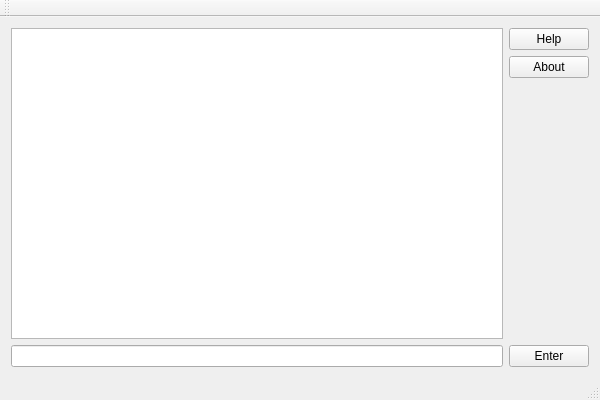
<?xml version="1.0" encoding="UTF-8"?>
<ui version="4.0">
 <class>MainWindow</class>
 <widget class="QMainWindow" name="MainWindow">
  <property name="geometry">
   <rect>
    <x>0</x>
    <y>0</y>
    <width>600</width>
    <height>400</height>
   </rect>
  </property>
  <property name="windowTitle">
   <string>MainWindow</string>
  </property>
  <widget class="QWidget" name="centralWidget">
   <layout class="QHBoxLayout" name="horizontalLayout">
    <item>
     <layout class="QGridLayout" name="gridLayout">
      <item row="0" column="0">
       <widget class="QTextEdit" name="dispTxt"/>
      </item>
      <item row="1" column="0">
       <widget class="QLineEdit" name="cmdLin"/>
      </item>
      <item row="0" column="1">
       <layout class="QVBoxLayout" name="verticalLayout">
        <item>
         <widget class="QPushButton" name="helpBtn">
          <property name="text">
           <string>Help</string>
          </property>
         </widget>
        </item>
        <item>
         <widget class="QPushButton" name="aboutBtn">
          <property name="text">
           <string>About</string>
          </property>
         </widget>
        </item>
        <item>
         <spacer name="verticalSpacer">
          <property name="orientation">
           <enum>Qt::Vertical</enum>
          </property>
          <property name="sizeHint" stdset="0">
           <size>
            <width>20</width>
            <height>40</height>
           </size>
          </property>
         </spacer>
        </item>
       </layout>
      </item>
      <item row="1" column="1">
       <widget class="QPushButton" name="enterBtn">
        <property name="text">
         <string>Enter</string>
        </property>
       </widget>
      </item>
     </layout>
    </item>
   </layout>
  </widget>
  <widget class="QMenuBar" name="menuBar">
   <property name="geometry">
    <rect>
     <x>0</x>
     <y>0</y>
     <width>600</width>
     <height>29</height>
    </rect>
   </property>
  </widget>
  <widget class="QToolBar" name="mainToolBar">
   <attribute name="toolBarArea">
    <enum>TopToolBarArea</enum>
   </attribute>
   <attribute name="toolBarBreak">
    <bool>false</bool>
   </attribute>
  </widget>
  <widget class="QStatusBar" name="statusBar"/>
 </widget>
 <layoutdefault spacing="6" margin="11"/>
 <resources/>
 <connections/>
</ui>
